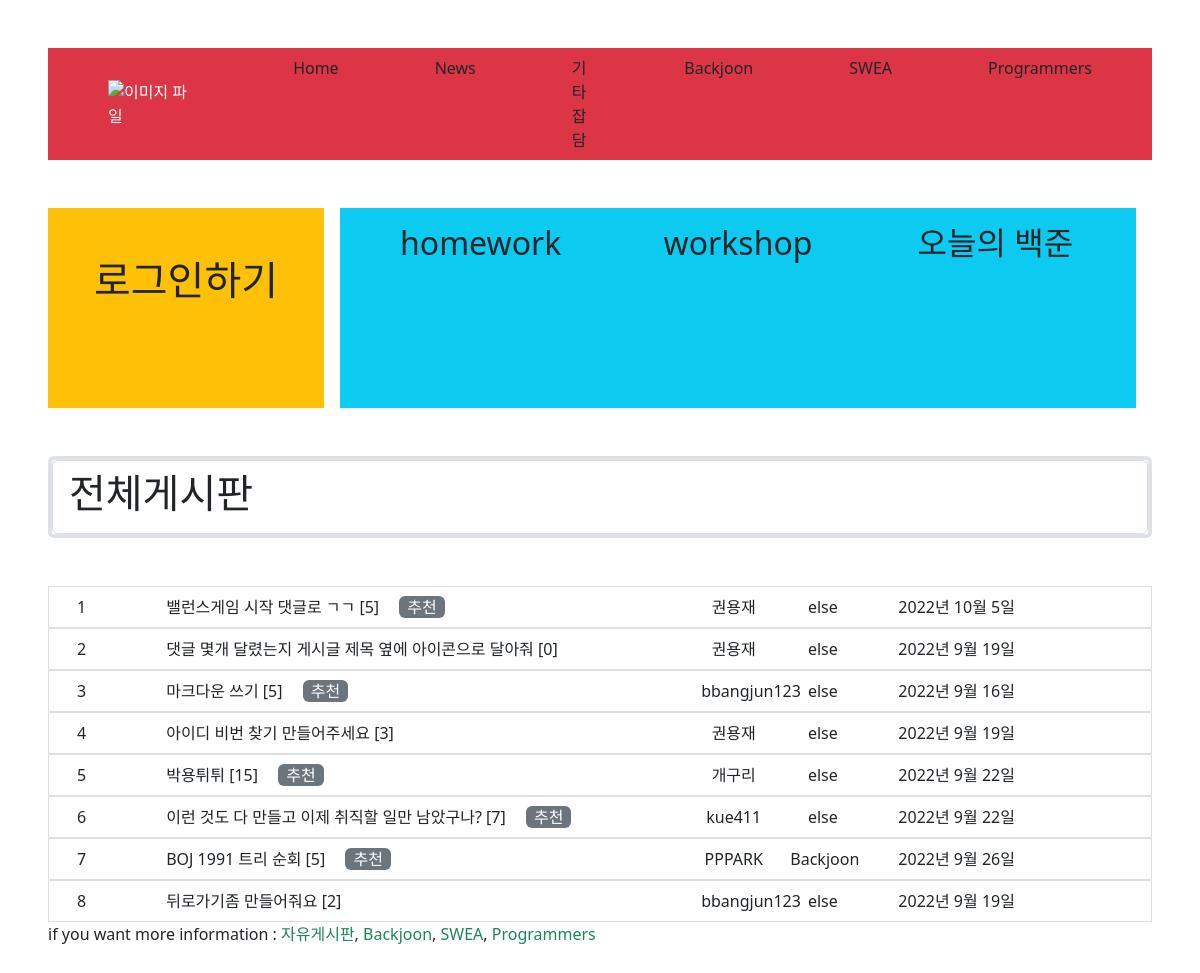
The page / on the database its author committed.
### articles/models.py (models this page shows)
class ArticleModel(models.Model):
    variety_1 = (
              ('Backjoon', 'Backjoon'),
              ('SWEA', 'SWEA'),
              ('Programmers', 'Programmers'),
              ('else', 'else'),
    )
    username = models.CharField(max_length=30)
    title = models.CharField(max_length= 30)
    content = models.TextField()
    release_date = models.DateField(auto_now = True)
    update_date = models.DateField(auto_now_add= True)
    variety = models.CharField(max_length=30, choices=variety_1)
    visited = models.IntegerField(default=0)

### articles/views.py (the view)
# urls.py: path('', views.home, name = 'home'),
def home(request):
    articles = ArticleModel.objects.all()
    comments = CommentModel.objects.all()
    N = len(articles)
    new_articles = []
    comments_dic = {}
    for i in range(N):
        article = articles[i]
        comments = CommentModel.objects.filter(article = article)
        new_articles.append((article,len(comments),N-i))
    print(new_articles)
    context = {
        "articles" : new_articles,
    }
    return render(request, 'articles/home.html', context)

### articles/templates/articles/home.html (shortened to what this page needs)
{% extends 'base.html' %}
{% block content %}
<ul class="list-group border border-4 my-5">
    <li class="list-group-item d-flex justify-content-between align-items-center">
      <h1>전체게시판</h1>
    </li>
</ul>
<ul class="list-group">
    {% for article, comments, number in articles reversed %}
    <a href="{% url 'articles:detail' article.id %}" class='text-decoration-none'>
    <li class="list-group-item list-group-item-action">
    <div class="container text-center">
        <div class="row">
            <div class="col-1 text-start">{{number}}</div>
            <div class="col-6 text-start">{{article.title}}
                [{{comments}}]
                {% if comments >= 5 %}
                <span class='bg-secondary rounded text-white mx-3 px-2'>추천</span>
                {% endif %}
            </div>
            <div class="col-1">{{article.username}}</div>
            <div class="col-1">{{article.variety}}</div>
            <div class="col-2">{{article.release_date}}</div>
        </div>
    </div>
    </li>
    </a>
    {% endfor %}
    <div>if you want more information : <a href="{% url 'articles:else_board' %}" class='text-decoration-none text-success'>자유게시판</a>, <a href="{% url 'articles:Backjoon_board' %}" class='text-decoration-none text-success'>Backjoon</a>,
       <a href="{% url 'articles:SWEA_board' %}" class='text-decoration-none text-success'>SWEA</a>, <a href="{% url 'articles:Programmers_board' %}" class='text-decoration-none text-success'>Programmers</a> </div>
</ul>
{% endblock content %}

### rows shown on the page
ArticleModel: number "1", title "밸런스게임 시작 댓글로 ㄱㄱ", comments "5", shows "추천", username "권용재", variety "else", release_date "2022년 10월 5일"
ArticleModel: number "2", title "댓글 몇개 달렸는지 게시글 제목 옆에 아이콘으로 달아줘", comments "0", username "권용재", variety "else", release_date "2022년 9월 19일"
ArticleModel: number "3", title "마크다운 쓰기", comments "5", shows "추천", username "bbangjun123", variety "else", release_date "2022년 9월 16일"
ArticleModel: number "4", title "아이디 비번 찾기 만들어주세요", comments "3", username "권용재", variety "else", release_date "2022년 9월 19일"
ArticleModel: number "5", title "박용튀튀", visited "15", shows "추천", username "개구리", variety "else", release_date "2022년 9월 22일"
ArticleModel: number "6", title "이런 것도 다 만들고 이제 취직할 일만 남았구나?", comments "7", shows "추천", username "kue411", variety "else", release_date "2022년 9월 22일"
ArticleModel: number "7", title "BOJ 1991 트리 순회", comments "5", shows "추천", username "PPPARK", variety "Backjoon", release_date "2022년 9월 26일"
ArticleModel: number "8", title "뒤로가기좀 만들어줘요", comments "2", username "bbangjun123", variety "else", release_date "2022년 9월 19일"
